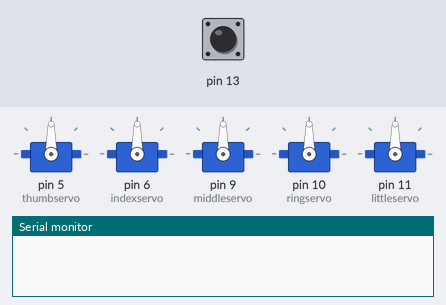
Bench run of a sketch on a simulated Arduino Uno, built with avr-gcc and run on an emulated ATmega328P. Parts: 5 × servo, the last lines printed to the serial monitor. The test bench sets the inputs (shaded band); at power-on: pin 13 HIGH. Random numbers use the default seed unless the sketch sets one.

Above: at 1.2 s.
1.3 s: pin 13 pulled LOW for 3.2 s
At 3.0 s:
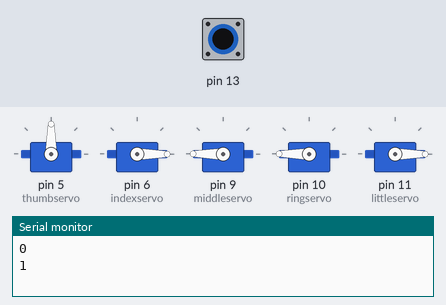
At 3.8 s:
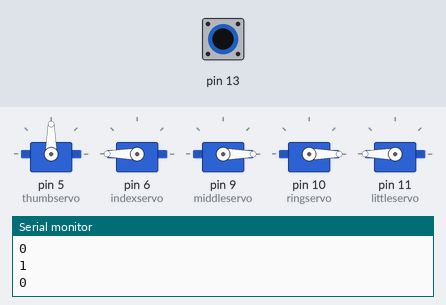
Timing chart, 0 to 5.3 s (numbered marks = the images above; inputs shaded):
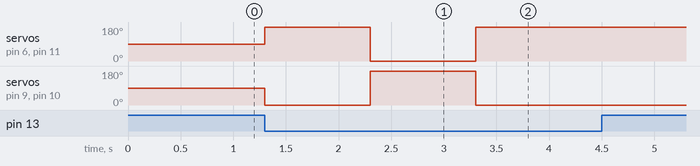

Measured:
- after the input at 1.3 s, servo on pin 6 (indexservo), servo on pin 11 (littleservo): 90° → 180° at once, → 0° 1.0 s later, → 180° 1.0 s later; servo on pin 9 (middleservo), servo on pin 10 (ringservo): 90° → 0° at once, → 180° 1.0 s later, → 0° 1.0 s later

The sketch:

koudai.ino
```cpp
#include <stdio.h>
#include <stdlib.h>
#include <time.h>
#include <Servo.h>

Servo thumbservo,indexservo,middleservo,ringservo,littleservo;  //Servoオブジェクトを作成


void setup() {

   Serial.begin(9600);
   randomSeed(analogRead(2));
   thumbservo.attach(5);  // attaches the servo on pin 5 for the thumb
   indexservo.attach(6); // attaches the servo on pin 6 for index finger
   middleservo.attach(9); // attaches the servo on pin 9 for the middle finger
   ringservo.attach(10); // attaches the servo on pin 10 for the ring finger
   littleservo.attach(11); // attaches the servo on pin 11 for the little finger
   pinMode(13, INPUT_PULLUP);
   int i;

}


void loop() {
  long k;
  if(digitalRead(13) == LOW){
    k = random(2);
  Serial.println(k);
    if(k == 1){
      indexservo.write(0);
      middleservo.write(180);
      ringservo.write(180);
      littleservo.write(0);

    }else if(k == 2){
    indexservo.write(180);
  middleservo.write(0);
  ringservo.write(0);
  littleservo.write(180);
    }else{
      indexservo.write(180);
  middleservo.write(0);
  ringservo.write(0);
  littleservo.write(180);
    }
   delay(1000);
  }

  }
```
